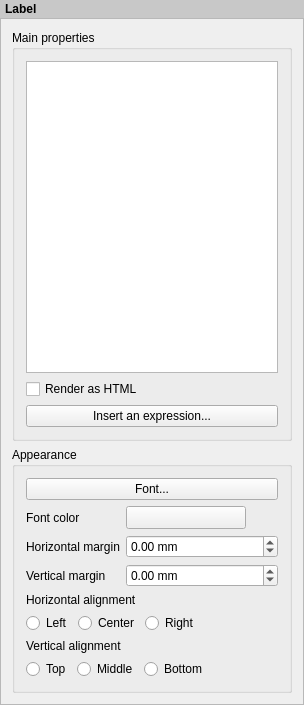
<?xml version="1.0" encoding="UTF-8"?>
<ui version="4.0">
 <class>ComposerLabelWidgetBase</class>
 <widget class="QWidget" name="ComposerLabelWidgetBase">
  <property name="geometry">
   <rect>
    <x>0</x>
    <y>0</y>
    <width>304</width>
    <height>705</height>
   </rect>
  </property>
  <property name="sizePolicy">
   <sizepolicy hsizetype="Expanding" vsizetype="Expanding">
    <horstretch>0</horstretch>
    <verstretch>0</verstretch>
   </sizepolicy>
  </property>
  <property name="windowTitle">
   <string>Label Options</string>
  </property>
  <layout class="QVBoxLayout" name="_2">
   <property name="spacing">
    <number>0</number>
   </property>
   <property name="leftMargin">
    <number>0</number>
   </property>
   <property name="topMargin">
    <number>0</number>
   </property>
   <property name="rightMargin">
    <number>0</number>
   </property>
   <property name="bottomMargin">
    <number>0</number>
   </property>
   <item>
    <widget class="QLabel" name="label">
     <property name="sizePolicy">
      <sizepolicy hsizetype="Preferred" vsizetype="Maximum">
       <horstretch>0</horstretch>
       <verstretch>0</verstretch>
      </sizepolicy>
     </property>
     <property name="styleSheet">
      <string notr="true">padding: 2px; font-weight: bold; background-color: rgb(200, 200, 200);</string>
     </property>
     <property name="text">
      <string>Label</string>
     </property>
    </widget>
   </item>
   <item>
    <widget class="QScrollArea" name="scrollArea">
     <property name="widgetResizable">
      <bool>true</bool>
     </property>
     <widget class="QWidget" name="scrollAreaWidgetContents">
      <property name="geometry">
       <rect>
        <x>0</x>
        <y>0</y>
        <width>302</width>
        <height>687</height>
       </rect>
      </property>
      <layout class="QVBoxLayout" name="mainLayout">
       <item>
        <widget class="QgsCollapsibleGroupBoxBasic" name="mTextGroupBox">
         <property name="focusPolicy">
          <enum>Qt::StrongFocus</enum>
         </property>
         <property name="title">
          <string>Main properties</string>
         </property>
         <property name="checkable">
          <bool>false</bool>
         </property>
         <property name="syncGroup" stdset="0">
          <string notr="true">composeritem</string>
         </property>
         <property name="collapsed" stdset="0">
          <bool>false</bool>
         </property>
         <layout class="QGridLayout" name="gridLayout_2">
          <item row="0" column="0">
           <widget class="QPlainTextEdit" name="mTextEdit">
            <property name="tabStopWidth">
             <number>10</number>
            </property>
           </widget>
          </item>
          <item row="1" column="0">
           <widget class="QCheckBox" name="mHtmlCheckBox">
            <property name="text">
             <string>Render as HTML</string>
            </property>
           </widget>
          </item>
          <item row="2" column="0">
           <widget class="QPushButton" name="mInsertExpressionButton">
            <property name="text">
             <string>Insert an expression...</string>
            </property>
           </widget>
          </item>
         </layout>
        </widget>
       </item>
       <item>
        <widget class="QgsCollapsibleGroupBoxBasic" name="mAppearanceGroup">
         <property name="focusPolicy">
          <enum>Qt::StrongFocus</enum>
         </property>
         <property name="title">
          <string>Appearance</string>
         </property>
         <property name="checkable">
          <bool>false</bool>
         </property>
         <property name="syncGroup" stdset="0">
          <string notr="true">composeritem</string>
         </property>
         <property name="collapsed" stdset="0">
          <bool>false</bool>
         </property>
         <layout class="QGridLayout" name="gridLayout">
          <item row="1" column="0">
           <widget class="QLabel" name="label_2">
            <property name="text">
             <string>Font color</string>
            </property>
           </widget>
          </item>
          <item row="7" column="0" colspan="2">
           <layout class="QHBoxLayout" name="horizontalLayout_6">
            <item>
             <widget class="QRadioButton" name="mTopRadioButton">
              <property name="text">
               <string>Top</string>
              </property>
              <attribute name="buttonGroup">
               <string notr="true">buttonGroup</string>
              </attribute>
             </widget>
            </item>
            <item>
             <widget class="QRadioButton" name="mMiddleRadioButton">
              <property name="text">
               <string>Middle</string>
              </property>
              <attribute name="buttonGroup">
               <string notr="true">buttonGroup</string>
              </attribute>
             </widget>
            </item>
            <item>
             <widget class="QRadioButton" name="mBottomRadioButton">
              <property name="text">
               <string>Bottom</string>
              </property>
              <attribute name="buttonGroup">
               <string notr="true">buttonGroup</string>
              </attribute>
             </widget>
            </item>
            <item>
             <spacer name="horizontalSpacer_3">
              <property name="orientation">
               <enum>Qt::Horizontal</enum>
              </property>
              <property name="sizeHint" stdset="0">
               <size>
                <width>0</width>
                <height>20</height>
               </size>
              </property>
             </spacer>
            </item>
           </layout>
          </item>
          <item row="2" column="1">
           <widget class="QgsDoubleSpinBox" name="mMarginXDoubleSpinBox">
            <property name="prefix">
             <string/>
            </property>
            <property name="suffix">
             <string> mm</string>
            </property>
            <property name="minimum">
             <double>-99.989999999999995</double>
            </property>
           </widget>
          </item>
          <item row="5" column="0" colspan="2">
           <layout class="QHBoxLayout" name="horizontalLayout_5">
            <item>
             <widget class="QRadioButton" name="mLeftRadioButton">
              <property name="text">
               <string>Left</string>
              </property>
              <attribute name="buttonGroup">
               <string notr="true">buttonGroup_2</string>
              </attribute>
             </widget>
            </item>
            <item>
             <widget class="QRadioButton" name="mCenterRadioButton">
              <property name="text">
               <string>Center</string>
              </property>
              <attribute name="buttonGroup">
               <string notr="true">buttonGroup_2</string>
              </attribute>
             </widget>
            </item>
            <item>
             <widget class="QRadioButton" name="mRightRadioButton">
              <property name="text">
               <string>Right</string>
              </property>
              <attribute name="buttonGroup">
               <string notr="true">buttonGroup_2</string>
              </attribute>
             </widget>
            </item>
            <item>
             <spacer name="horizontalSpacer_4">
              <property name="orientation">
               <enum>Qt::Horizontal</enum>
              </property>
              <property name="sizeHint" stdset="0">
               <size>
                <width>0</width>
                <height>20</height>
               </size>
              </property>
             </spacer>
            </item>
           </layout>
          </item>
          <item row="4" column="0" colspan="2">
           <widget class="QLabel" name="mHorizontalAlignementLabel">
            <property name="text">
             <string>Horizontal alignment</string>
            </property>
           </widget>
          </item>
          <item row="6" column="0" colspan="2">
           <widget class="QLabel" name="mVerticalAlignementLabel">
            <property name="text">
             <string>Vertical alignment</string>
            </property>
           </widget>
          </item>
          <item row="0" column="0" colspan="2">
           <widget class="QPushButton" name="mFontButton">
            <property name="sizePolicy">
             <sizepolicy hsizetype="Preferred" vsizetype="Fixed">
              <horstretch>0</horstretch>
              <verstretch>0</verstretch>
             </sizepolicy>
            </property>
            <property name="text">
             <string>Font...</string>
            </property>
           </widget>
          </item>
          <item row="2" column="0">
           <widget class="QLabel" name="mMarginXLabel">
            <property name="text">
             <string>Horizontal margin</string>
            </property>
           </widget>
          </item>
          <item row="1" column="1">
           <layout class="QHBoxLayout" name="horizontalLayout">
            <item>
             <widget class="QgsColorButtonV2" name="mFontColorButton">
              <property name="minimumSize">
               <size>
                <width>120</width>
                <height>0</height>
               </size>
              </property>
              <property name="maximumSize">
               <size>
                <width>120</width>
                <height>16777215</height>
               </size>
              </property>
              <property name="text">
               <string/>
              </property>
             </widget>
            </item>
            <item>
             <spacer name="horizontalSpacer_2">
              <property name="orientation">
               <enum>Qt::Horizontal</enum>
              </property>
              <property name="sizeHint" stdset="0">
               <size>
                <width>40</width>
                <height>20</height>
               </size>
              </property>
             </spacer>
            </item>
           </layout>
          </item>
          <item row="3" column="1">
           <widget class="QgsDoubleSpinBox" name="mMarginYDoubleSpinBox">
            <property name="suffix">
             <string> mm</string>
            </property>
            <property name="minimum">
             <double>-99.989999999999995</double>
            </property>
           </widget>
          </item>
          <item row="3" column="0">
           <widget class="QLabel" name="mMarginYLabel">
            <property name="text">
             <string>Vertical margin</string>
            </property>
           </widget>
          </item>
         </layout>
        </widget>
       </item>
      </layout>
     </widget>
    </widget>
   </item>
  </layout>
 </widget>
 <layoutdefault spacing="6" margin="11"/>
 <customwidgets>
  <customwidget>
   <class>QgsCollapsibleGroupBoxBasic</class>
   <extends>QGroupBox</extends>
   <header>qgscollapsiblegroupbox.h</header>
   <container>1</container>
  </customwidget>
  <customwidget>
   <class>QgsColorButtonV2</class>
   <extends>QToolButton</extends>
   <header>qgscolorbuttonv2.h</header>
   <container>1</container>
  </customwidget>
  <customwidget>
   <class>QgsDoubleSpinBox</class>
   <extends>QDoubleSpinBox</extends>
   <header>qgsdoublespinbox.h</header>
  </customwidget>
 </customwidgets>
 <tabstops>
  <tabstop>scrollArea</tabstop>
  <tabstop>mTextGroupBox</tabstop>
  <tabstop>mTextEdit</tabstop>
  <tabstop>mHtmlCheckBox</tabstop>
  <tabstop>mInsertExpressionButton</tabstop>
  <tabstop>mAppearanceGroup</tabstop>
  <tabstop>mFontButton</tabstop>
  <tabstop>mFontColorButton</tabstop>
  <tabstop>mMarginXDoubleSpinBox</tabstop>
  <tabstop>mMarginYDoubleSpinBox</tabstop>
  <tabstop>mLeftRadioButton</tabstop>
  <tabstop>mCenterRadioButton</tabstop>
  <tabstop>mRightRadioButton</tabstop>
  <tabstop>mTopRadioButton</tabstop>
  <tabstop>mMiddleRadioButton</tabstop>
  <tabstop>mBottomRadioButton</tabstop>
 </tabstops>
 <resources/>
 <connections/>
 <buttongroups>
  <buttongroup name="buttonGroup_2"/>
  <buttongroup name="buttonGroup"/>
 </buttongroups>
</ui>
